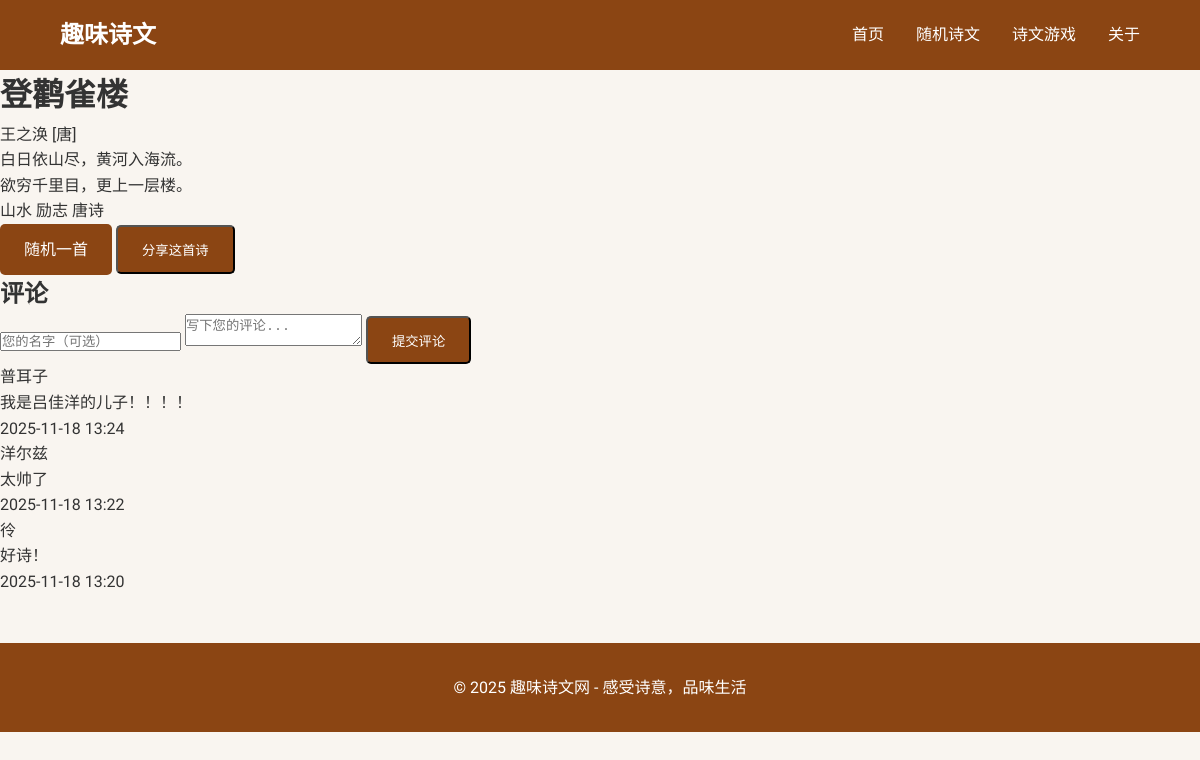
Page /poem/3 on the committed database.
### app.py (models this page shows)
class Poem(db.Model):
    id = db.Column(db.Integer, primary_key=True)
    title = db.Column(db.String(100), nullable=False)
    author = db.Column(db.String(50), nullable=False)
    content = db.Column(db.Text, nullable=False)
    dynasty = db.Column(db.String(20))
    tags = db.Column(db.String(100))
    created_at = db.Column(db.DateTime, default=datetime.utcnow)
    comments = db.relationship('Comment', backref='poem', lazy=True)

class Comment(db.Model):
    id = db.Column(db.Integer, primary_key=True)
    username = db.Column(db.String(50), nullable=False)
    content = db.Column(db.Text, nullable=False)
    created_at = db.Column(db.DateTime, default=datetime.utcnow)
    poem_id = db.Column(db.Integer, db.ForeignKey('poem.id'), nullable=False)

### app.py (the view)
@app.route('/poem/<int:poem_id>')
def poem_detail(poem_id):
    poem = Poem.query.get_or_404(poem_id)
    return render_template('poem_detail.html', poem=poem)

### templates/poem_detail.html (shortened to what this page needs)
{% extends "base.html" %}
{% block content %}
<div class="poem-detail">
    <h1>{{ poem.title }}</h1>
    <p class="author-dynasty">{{ poem.author }} [{{ poem.dynasty }}]</p>
    <div class="poem-content">
        {% for line in poem.content.split('\n') %}
        <p>{{ line }}</p>
        {% endfor %}
    </div>
    <div class="poem-tags">
        {% for tag in poem.tags.split(',') %}
        <span class="tag">{{ tag }}</span>
        {% endfor %}
    </div>
    <div class="actions">
        <a href="{{ url_for('random_poem') }}" class="btn">随机一首</a>
        <button onclick="sharePoem()" class="btn">分享这首诗</button>
    </div>
</div>
<div class="comments-section">
    <h2>评论</h2>
    <form class="comment-form" action="{{ url_for('add_comment', poem_id=poem.id) }}" method="post">
        <input type="text" name="username" placeholder="您的名字（可选）" class="form-input">
        <textarea name="content" placeholder="写下您的评论..." required class="form-textarea"></textarea>
        <button type="submit" class="btn">提交评论</button>
    </form>
    <div class="comments-list">
        {% for comment in poem.comments|sort(attribute='created_at', reverse=True) %}
        <div class="comment">
            <p class="comment-author">{{ comment.username }}</p>
            <p class="comment-content">{{ comment.content }}</p>
            <p class="comment-date">{{ comment.created_at.strftime('%Y-%m-%d %H:%M') }}</p>
        </div>
        {% else %}
        <p>暂无评论，快来发表第一条评论吧！</p>
        {% endfor %}
    </div>
</div>
{% endblock %}

### templates/base.html (shortened to what this page needs)
<!DOCTYPE html>
<html lang="zh-CN">
<head>
    <link rel="stylesheet" href="{{ url_for('static', filename='css/style.css') }}">
</head>
<body>
    <header>
        <nav class="navbar">
            <div class="nav-brand">
                <h1><a href="{{ url_for('index') }}">趣味诗文</a></h1>
            </div>
            <ul class="nav-menu">
                <li><a href="{{ url_for('index') }}">首页</a></li>
                <li><a href="{{ url_for('random_poem') }}">随机诗文</a></li>
                <li><a href="{{ url_for('poem_game') }}">诗文游戏</a></li>
                <li><a href="{{ url_for('about') }}">关于</a></li>
            </ul>
        </nav>
    </header>
    <main>
        {% block content %}{% endblock %}
    </main>
    <footer>
        <div class="footer-content">
            <p>&copy; 2025 趣味诗文网 - 感受诗意，品味生活</p>
        </div>
    </footer>
</body>
</html>

### static/css/style.css (style rules this page uses)
* { margin: 0; padding: 0; box-sizing: border-box; }
body { font-family: 'ZCOOL QingKe HuangYou', cursive; line-height: 1.6; color: #333; background-color: #f9f5f0; }
.navbar { display: flex; justify-content: space-between; align-items: center; padding: 1rem 5%; background-color: #8b4513; color: white; }
.nav-brand h1 a { color: white; text-decoration: none; font-family: 'Ma Shan Zheng', cursive; }
.nav-menu { display: flex; list-style: none; }
.nav-menu li { margin-left: 2rem; }
.nav-menu a { color: white; text-decoration: none; transition: color 0.3s; }
.btn { display: inline-block; background: #8b4513; color: white; padding: 0.8rem 1.5rem; text-decoration: none; border-radius: 5px; transition: background 0.3s; }
footer { background: #8b4513; color: white; text-align: center; padding: 2rem; margin-top: 3rem; }

### rows in the picture
Poem: title "登鹳雀楼", author "王之涣", dynasty "唐"
Comment: username "普耳子", content "我是吕佳洋的儿子！！！！", created_at "2025-11-18 13:24"
Comment: username "洋尔兹", content "太帅了", created_at "2025-11-18 13:22"
Comment: username "彾", content "好诗！", created_at "2025-11-18 13:20"

### other values in the picture
{{ line }} "白日依山尽，黄河入海流。" "欲穷千里目，更上一层楼。"
{{ tag }} "山水" "励志" "唐诗"
